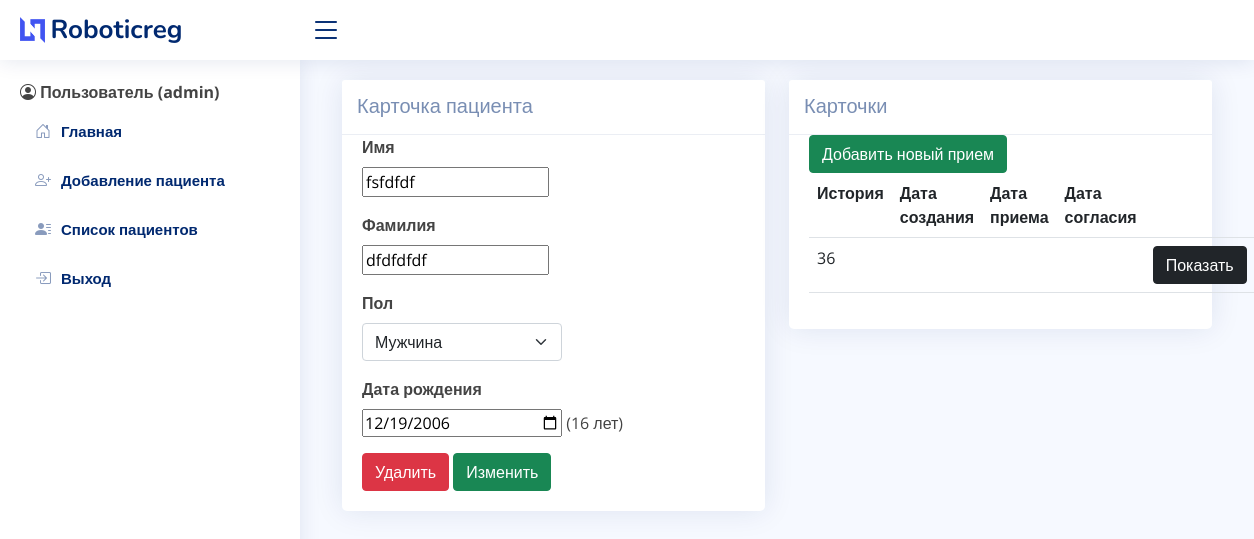
/pacient/93 (signed in), run on the app's committed database.
### medical/models.py (models this page shows, shortened)
class Pacient(models.Model):
    GENDER_CHOICES = (
        ("м","Мужчина"),
        ("ж","Женщина"),
    )
    pacient_id = models.AutoField(primary_key=True)
    name = models.CharField(max_length=20)
    surname = models.CharField(max_length=20)
    date_birth = models.DateField()
    gender = models.CharField(max_length=20, choices=GENDER_CHOICES, default=" ")
    def get_id(self):
        return int(self.pacient_id)
    def get_current_age(self):
        import datetime
        age = datetime.datetime.now().year - int(self.date_birth.year)
        count = age % 100
        if count >= 5 and count <= 20:
            age_string = str(age) + ' лет'
        return age_string

class Card(models.Model):
    card_id = models.AutoField(primary_key=True)
    pacient_id = models.ForeignKey(
        Pacient,
        on_delete=models.CASCADE,
    )
    def get_id(self):
        return self.card_id

### medical/views.py (the view)
# urls.py: path("pacient/<int:pacient_id>", views.show_pacient, name="pacient"),
@login_required
def show_pacient(request, pacient_id):
        pacient = get_object_or_404(Pacient, pacient_id=pacient_id)
        form = PacientForm(instance=pacient)
        cards = Card.objects.filter(pacient_id=pacient)
        return render(request, 'pacient.html', {'pacient': pacient, 'form': form, "cards": cards})

### medical/forms.py
class PacientForm(ModelForm):
    class Meta:
        model = Pacient
        fields = ("name", "surname", "gender", "date_birth")
        widgets = {
            "gender": forms.Select(attrs={"class": "form-select",
                                          "style": "width: 200px"}),
            'date_birth': widgets.DateInput(attrs={'type': 'date',
                                                   "style": "width: 200px"})
        }

### medical/templates/pacient.html (shortened to what this page needs)
{% extends "base.html" %}
{% block content %}
  <div class="container">
    <div class="row">
      <div class="col-xl-6">
        <div class="card">
          <h5 class="card-header">
            Карточка пациента
          </h5>
          <div class="card-body">
            <form method="POST" action="{% url "delete" pacient.get_id %}">
              <div class="mb-3">
                <b><label for="exampleInputEmail1" class="form-label">Имя</label></b>
                <p>{{form.name}}</p>
              </div>
              <div class="mb-3">
                <b><label for="exampleInputPassword1" class="form-label">Фамилия</label></b>
                <p>{{form.surname}}</p>
              </div>
              <div class="mb-3">
                <b><label for="exampleInputPassword1" class="form-label">Пол</label></b>
                {{form.gender}}
              </div>
              <div class="mb-3">
                <b><label for="exampleInputPassword1" class="form-label">Дата рождения</label></b>
                <p>{{form.date_birth}} ({{pacient.get_current_age}})</p>
              </div>
              <button type="submit" class="btn btn-danger" name="deletepacient"> Удалить </button>
              <button type="submit" class="btn btn-success" name="editpacient"> Изменить </button>
            </form>
          </div>
        </div>
      </div>
      <div class="col-xl-6">
        <div class="card">
          <h5 class="card-header">
            Карточки
          </h5>
          <div class="card-body">
            <form action="{% url "add_card" pacient.get_id %}" method="POST">
                <button type="submit" class="btn btn-success">Добавить новый прием</button>
            </form>
            <table class="table table-hover">
            <tr>
              <th>История</th>
              <th>Дата создания</th>
              <th>Дата приема</th>
              <th>Дата согласия</th>
              <th> </th>
            </tr>
            {% for card in cards %}
            <tr>
              <td>{{card.card_id}}</td>
              <td>{{card.creation_date|date:"SHORT_DATE_FORMAT"}}</td>
              <td>{{card.admission_date|date:"SHORT_DATE_FORMAT"}}</td>
              <td>{{card.sign_date|date:"SHORT_DATE_FORMAT"}}</td>
              <td><a href="{% url "show_card" card.get_id %}" class="btn btn-dark">Показать</a></td>
            </tr>
            {% endfor %}
            </table>
          </div>
        </div>
      </div>
    </div>
  </div>
</main >
{% endblock %}

### medical/templates/base.html (shortened to what this page needs)
<!DOCTYPE html>
<html lang="ru">
  {% load static %}
  <head>
    <link href="{% static "vendor/bootstrap/css/bootstrap.min.css" %}" rel="stylesheet">
    <link href="{% static "vendor/bootstrap-icons/bootstrap-icons.css" %}" rel="stylesheet">
    <link href="{% static "vendor/boxicons/css/boxicons.min.css" %}" rel="stylesheet">
    <link href="{% static "vendor/quill/quill.snow.css" %}" rel="stylesheet">
    <link href="{% static "vendor/quill/quill.bubble.css" %}" rel="stylesheet">
    <link href="{% static "vendor/remixicon/remixicon.css" %}" rel="stylesheet">
    <link href="{% static "vendor/simple-datatables/style.css" %}" rel="stylesheet">
    <link href="{% static "css/style.css" %}" rel="stylesheet">
  </head>
  <body>
    <header id="header" class="header fixed-top d-flex align-items-center">
      <div class="d-flex align-items-center justify-content-between">
        <a href="{% url "home" %}" class="logo d-flex align-items-center">
          <img src="{% static "img/logo.png" %}" alt="">
          <span class="d-none d-lg-block">Roboticreg</span>
        </a>
        <i class="bi bi-list toggle-sidebar-btn"></i>
      </div>
    </header>
    <aside id="sidebar" class="sidebar">
      <ul class="sidebar-nav" id="sidebar-nav">
        <li class="nav-item">
          {% if user.is_authenticated %}
            <i class="bi bi-person-circle"></i>
            <span><b>Пользователь {{ user.first_name }} ({{ user.username }})</b></span>
        </li>
      </ul>
      <ul class="sidebar-nav" id="sidebar-nav">
        <li class="nav-item">
          <a class="nav-link collapsed" href="{% url "home" %}">
            <i class="bi bi-house-door"></i>
            <span>Главная</span>
          </a>
        </li>
      </ul>
      <ul class="sidebar-nav" id="sidebar-nav">
        <li class="nav-item">
          <a class="nav-link collapsed" href="{% url "add" %}">
            <i class="bi bi-person-plus"></i>
            <span>Добавление пациента</span>
          </a>
        </li>
      </ul>
      <ul class="sidebar-nav" id="sidebar-nav">
        <li class="nav-item">
          <a class="nav-link collapsed" href="{% url "show_all" %}">
            <i class="bi bi-person-lines-fill"></i>
            <span> Список пациентов </span>
          </a>
        </li>
      </ul>
      <ul class="sidebar-nav" id="sidebar-nav">
        <li class="nav-item">
          <a class="nav-link collapsed" href="{% url "logout" %}">
            <i class="bi bi-box-arrow-in-right"></i>
            <span>Выход</span>
          </a>
        </li>
      </ul>
      {% endif %}
    </aside>
    <main id="main" class="main">
    {% block content %}
    {% endblock %}
  </body>
</html>

### medical/static/css/style.css (style rules this page uses)
:root { scroll-behavior: smooth; }
body { font-family: "Open Sans", sans-serif; background: #f6f9ff; color: #444444; }
a { color: #4154f1; text-decoration: none; }
h1, h2, h3, h4, h5, h6 { font-family: "Nunito", sans-serif; }
#main { margin-top: 60px; padding: 20px 30px; transition: all 0.3s; }
.card { margin-bottom: 30px; border: none; border-radius: 5px; box-shadow: 0px 0 30px rgba(1, 41, 112, 0.1); }
.card-header, .card-footer { border-color: #ebeef4; background-color: #fff; color: #798eb3; padding: 15px; }
.card-body { padding: 0 20px 20px 20px; }
.logo { line-height: 1; }
@media (min-width: 1200px) { .logo { width: 280px; } }
.logo img { max-height: 26px; margin-right: 6px; }
.logo span { font-size: 26px; font-weight: 700; color: #012970; font-family: "Nunito", sans-serif; }
.header { transition: all 0.5s; z-index: 997; height: 60px; box-shadow: 0px 2px 20px rgba(1, 41, 112, 0.1); background-color: #fff; padding-left: 20px; }
.header .toggle-sidebar-btn { font-size: 32px; padding-left: 10px; cursor: pointer; color: #012970; }
.sidebar { position: fixed; top: 60px; left: 0; bottom: 0; width: 300px; z-index: 996; transition: all 0.3s; padding: 20px; overflow-y: auto; scrollbar-width: thin; scrollbar-color: #aab7cf transparent; box-shadow: 0px 0px 20px rgba(1, 41, 112, 0.1); background-color: #fff; }
@media (min-width: 1200px) { #main, #footer { margin-left: 300px; } }
.sidebar-nav { padding: 0; margin: 0; list-style: none; }
.sidebar-nav li { padding: 0; margin: 0; list-style: none; }
.sidebar-nav .nav-item { margin-bottom: 5px; }
.sidebar-nav .nav-link { display: flex; align-items: center; font-size: 15px; font-weight: 600; color: #4154f1; transition: 0.3; background: #f6f9ff; padding: 10px 15px; border-radius: 4px; }
.sidebar-nav .nav-link i { font-size: 16px; margin-right: 10px; color: #4154f1; }
.sidebar-nav .nav-link.collapsed { color: #012970; background: #fff; }
.sidebar-nav .nav-link.collapsed i { color: #899bbd; }

### data on the page
Pacient: name "fsfdfdf", surname "dfdfdfdf", gender "Мужчина", date_birth "12/19/2006", get_current_age "16 лет"
Card: card_id "36"

### other printed values
{{ user.username }} "admin"
